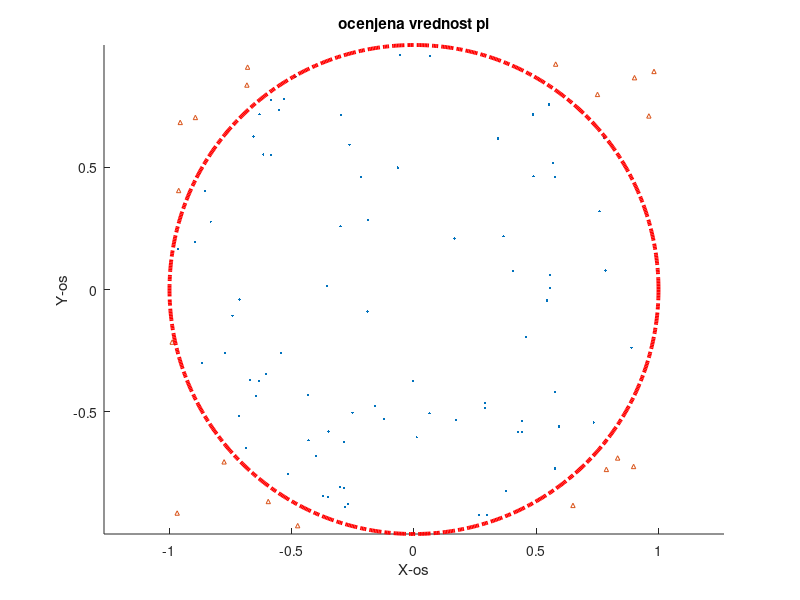

Write MATLAB code to recreate this figure. (Note: this script raises an error after producing the figure.)
function calc_pi_Gasper()
% na podlagi začetnega števila točk, radija in naknadnih povečanj začetnih
% točk, izpiše izračunano vrednost π in napako oz. odstopanje od števila π, ki je shranjeno v Matlabu kot \pi.
    n = 100;
    r = 1;
    raziskuje_priblizke_pi(n, r);
end

function raziskuje_priblizke_pi(n, r)
    stevilo_priblizkov = 4; % Število kolikokrat naj poveča in ponovi korak
    for i = 1:stevilo_priblizkov
        [ocenaPi, napaka] = area_pi(n, r);
        disp(['Število naključnih točk: ', num2str(n)]);
        disp(['Ocenjena vrednost π: ', num2str(ocenaPi)]);
        disp(['Napaka oz. odstopanje od števila π: ', num2str(napaka)]);
        izrisi_graf(n, r, ocenaPi);
        n = n * 10; % Poveča število naključnih točk za naslednji poskus
    end
end

function [ocenaPi, napaka] = area_pi(n, r)
% izračuna vrednosti Pi in določi absolutno napako
    zn_Kroga = 0;
    for i = 1:n
        x = 2 * rand() - 1;
        y = 2 * rand() - 1;
        if x^2 + y^2 <= r^2
            zn_Kroga = zn_Kroga + 1;
        end
    end
    ocenaPi = 4 * zn_Kroga / n;
    napaka = abs(ocenaPi - pi);
end

function izrisi_graf(n, r, ocenaPi)
  % Ustvari nov graf za vsak približek in doda legendo zraven njega
    figure;
    izrisi_tocke(n, r);
    izrisi_kroznico(r);
end

function izrisi_tocke(n, r)
%določi točke zunaj in znotraj kroga ter jih doda na graf
    x = 2 * rand(n, 1) - 1;
    y = 2 * rand(n, 1) - 1;
    razdalja = sqrt(x.^2 + y.^2);
    tockeZn = razdalja <= r;
    tockeZu = razdalja > r;
    scatter(x(tockeZn), y(tockeZn), 30, 'cyan', '.');
    hold on;
    scatter(x(tockeZu), y(tockeZu), 10, 'magenta', '^');
    axis equal;
end

function izrisi_kroznico(r)
    theta = linspace(0, 2 * pi, 1000);
    x = r * cos(theta);
    y = r * sin(theta);
    plot(x, y, 'red', 'LineWidth', 2.8, 'LineStyle','-.');
    title('ocenjena vrednost pi');
    xlabel('X-os');
    ylabel('Y-os');
    Legend('Znotraj krožnice','Zunaj krožnice','Krožnica','northeastoutside')
end
